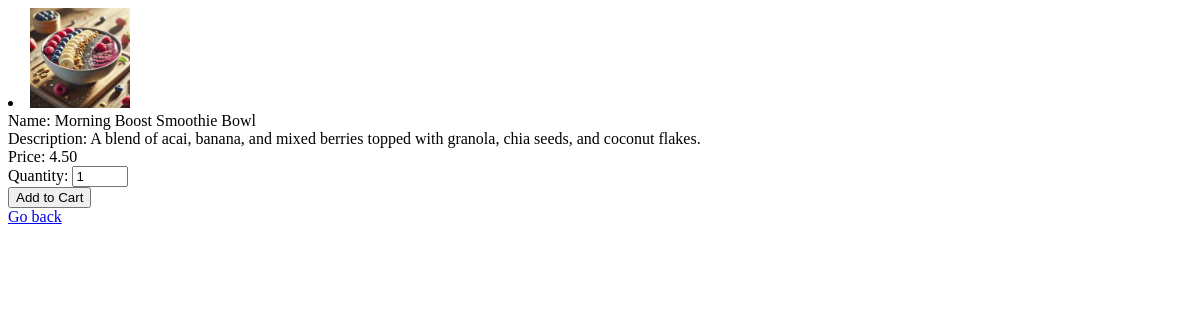
The page /product.php?product_id=1 on the database as committed earlier.
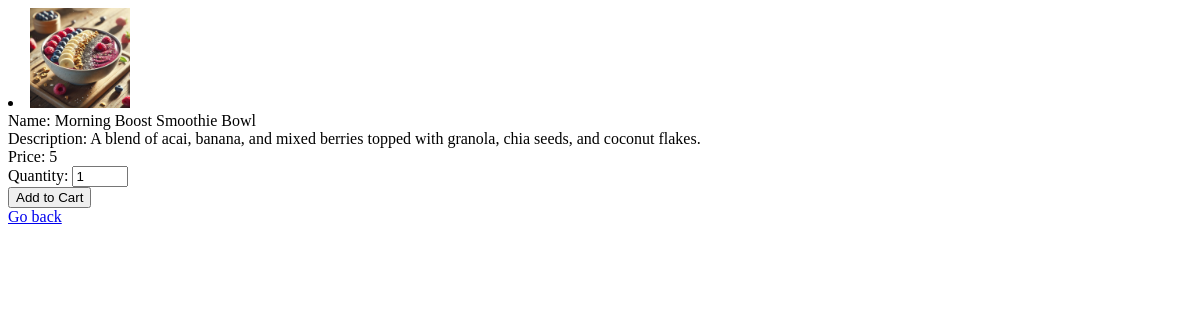
The same page on the database as committed later.
### tables this page shows
CREATE TABLE `products` (
  `product_id` int NOT NULL,
  `category_id` int NOT NULL,
  `image_id` int NOT NULL,
  `name` varchar(50) NOT NULL,
  `description` text NOT NULL,
  `price` decimal(25,0) NOT NULL,
  `kcal` varchar(25) NOT NULL,
  `available` tinyint(1) NOT NULL
);

CREATE TABLE `images` (
  `image_id` int NOT NULL,
  `filename` varchar(255) NOT NULL,
  `description` text NOT NULL
);

### product.php (the view, shortened to what this page needs)
<?php
include_once 'connection.php';
?>
<!DOCTYPE html>
<html lang="en">
<head>
</head>
<body>
    <?php
    if (!empty($_GET['product_id'])) {
        $product_id = $_GET['product_id'];
        $sql = "SELECT * FROM products";
        $stmt = $pdo->query($sql);
        $products = $stmt->fetchAll();
        if ($products) {
            foreach ($products as $product) {
                if ($product['product_id'] == $product_id) { ?>
                    <li>
                        <?php
                        $sql2 = "SELECT * FROM images WHERE image_id = :image_id";
                        $stmt2 = $pdo->prepare($sql2);
                        $stmt2->bindParam(':image_id', $product['image_id'], PDO::PARAM_INT);
                        $stmt2->execute();
                        $image = $stmt2->fetch();
                        if ($image) {
                        ?>
                            <img src='assets/img/<?php echo htmlspecialchars($image['filename']) ?>'
                                alt='<?php echo htmlspecialchars($image['description']) ?>'
                                style='width:100px;height:auto;'> <br>
                        <?php } ?>
                        Name: <?php echo htmlspecialchars($product['name']) ?> <br>
                        Description: <?php echo htmlspecialchars($product['description']) ?> <br>
                        Price: <?php echo htmlspecialchars($product['price']) ?> <br>
                        <form action="index.php?category_id=<?php echo htmlspecialchars($product['category_id']) ?>" method="post">
                            <label for="quantity">Quantity:</label>
                            <input type="number" name="quantity" id="quantity" value="1" min="1" max="99"> <br>
                            <button type="submit" name="add_to_cart">Add to Cart</button>
                        </form>
                        <a href="index.php?category_id=<?php echo htmlspecialchars($product['category_id']) ?>">Go back</a>
                        <br>
                    </li>
    <?php
                }
            }
        }
    } else {
        echo 'product not found!';
    }
    ?>
</body>
</html>

Rows that differ between the two databases and show on the page:
changed products "Morning Boost Smoothie Bowl": price "4.50" → "5"
